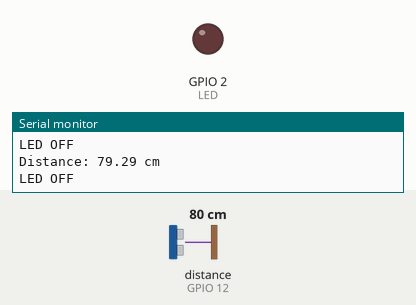
A sketch run on a simulated ESP32. Parts: output pins drawn as LEDs (lit = HIGH), the last lines printed to the serial monitor. Wiring (from diagram.json): ultrasonic range finder: trigger GPIO 13; echo GPIO 12. The test bench sets the inputs (shaded band); at power-on: distance to the obstacle (sensor on GPIO 12) 80 cm. The echo pulse lasts 58.3 µs per cm; pins used as bus, display or sensor lines are not drawn.

Above: at 1.8 s.
1.9 s: distance to the obstacle (sensor on GPIO 12) set to 12 cm
3.4 s: distance to the obstacle (sensor on GPIO 12) set to 9 cm
At 5.2 s:
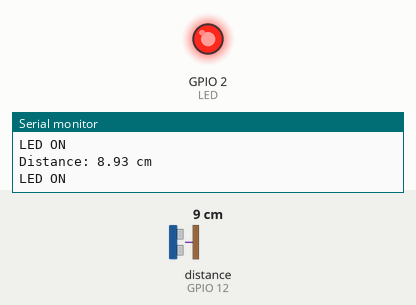
5.5 s: distance to the obstacle (sensor on GPIO 12) set to 18 cm
At 6.9 s:
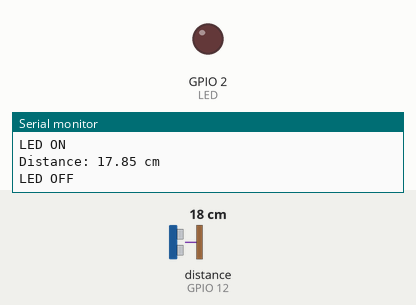
7.5 s: distance to the obstacle (sensor on GPIO 12) set to 2 cm
At 8.5 s:
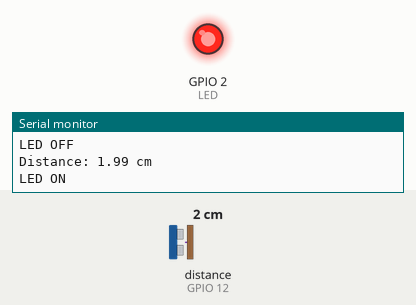
Timing chart, 0 to 10.5 s (numbered marks = the images above; inputs shaded):
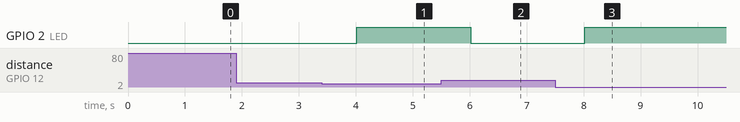

The sketch:

sketch.ino
```cpp
const int trigpin = 13;
const int echopin = 12;
const int LED = 2;

void setup() {
  Serial.begin(9600);
  pinMode(trigpin, OUTPUT);
  pinMode(echopin, INPUT);
  pinMode(LED, OUTPUT);
}

void loop() {
  digitalWrite(trigpin, LOW);
  delayMicroseconds(2);
  digitalWrite(trigpin, HIGH);
  delayMicroseconds(10);
  digitalWrite(trigpin, LOW);
  long duration = pulseIn(echopin, HIGH);
  float distance_cm = duration * 0.034 / 2;
  Serial.print("Distance: ");
  Serial.print(distance_cm);
  Serial.println(" cm");
  if (distance_cm < 10.0) {
    digitalWrite(LED, HIGH);
    Serial.println("LED ON");
  }
  else {
    digitalWrite(LED, LOW);
    Serial.println("LED OFF");
  }
   delay(1000);
}
```

Measured:
- the behaviour switches between 11 and 10 cm on distance to the obstacle (sensor on GPIO 12) (found by bisection; images 0 and 1)
- after the input at 3.4 s, GPIO 2 (LED): LOW → HIGH after 0.61 s
- after the input at 5.5 s, GPIO 2 (LED): HIGH → LOW after 0.52 s
- after the input at 7.5 s, GPIO 2 (LED): LOW → HIGH after 0.52 s
